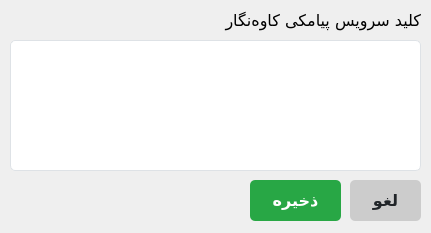
<?xml version="1.0" encoding="UTF-8"?>
<ui version="4.0">
 <class>Form</class>
 <widget class="QWidget" name="Form">
  <property name="geometry">
   <rect>
    <x>0</x>
    <y>0</y>
    <width>431</width>
    <height>233</height>
   </rect>
  </property>
  <property name="minimumSize">
   <size>
    <width>431</width>
    <height>233</height>
   </size>
  </property>
  <property name="maximumSize">
   <size>
    <width>431</width>
    <height>233</height>
   </size>
  </property>
  <property name="windowTitle">
   <string>API key</string>
  </property>
  <widget class="QTextEdit" name="apiKey_txtbox">
   <property name="geometry">
    <rect>
     <x>10</x>
     <y>40</y>
     <width>411</width>
     <height>131</height>
    </rect>
   </property>
   <property name="font">
    <font>
     <family>Vazirmatn</family>
     <pointsize>12</pointsize>
    </font>
   </property>
   <property name="layoutDirection">
    <enum>Qt::RightToLeft</enum>
   </property>
   <property name="styleSheet">
    <string notr="true">/* Basic LineEdit styling */
QTextEdit {
    background-color: #ffffff; /* White background */
    border: 1px solid #dee2e6; /* Light grey border */
    border-radius: 5px; /* Rounded corners */
    color: #343a40; /* Dark grey text color */
    outline: none; /* Remove default outline */
}

/* Hover effect */
QTextEdit:hover {
    border: 1px solid #007bff; /* Blue border on hover */
}

/* Focus effect */
QTextEdit:focus {
    border: 1px solid #007bff; /* Blue border on focus */
}

/* Disabled state */
QTextEdit:disabled {
    background-color: #e9ecef; /* Light grey background when disabled */
    color: #6c757d; /* Grey text color when disabled */
}

</string>
   </property>
  </widget>
  <widget class="QLabel" name="label_11">
   <property name="geometry">
    <rect>
     <x>220</x>
     <y>-20</y>
     <width>201</width>
     <height>81</height>
    </rect>
   </property>
   <property name="font">
    <font>
     <family>Vazirmatn Black</family>
     <pointsize>12</pointsize>
    </font>
   </property>
   <property name="text">
    <string>کلید سرویس پیامکی کاوه‌نگار</string>
   </property>
  </widget>
  <widget class="QPushButton" name="save_btn">
   <property name="geometry">
    <rect>
     <x>250</x>
     <y>180</y>
     <width>91</width>
     <height>41</height>
    </rect>
   </property>
   <property name="font">
    <font>
     <family>Vazirmatn</family>
     <pointsize>12</pointsize>
     <weight>75</weight>
     <bold>true</bold>
     <underline>false</underline>
     <strikeout>false</strikeout>
    </font>
   </property>
   <property name="styleSheet">
    <string notr="true">QPushButton {
    background-color: #28a745; /* Bootstrap success green */
    color: white; /* White text */
    border: none;
    border-radius: 5px; /* Rounded corners */
    text-align: center;
    text-decoration: none;
}

QPushButton:hover {
    background-color: #218838; /* Darker green on hover */
}

QPushButton:pressed {
    background-color: #1e7e34; /* Even darker green on press */
}
</string>
   </property>
   <property name="text">
    <string>ذخیره</string>
   </property>
  </widget>
  <widget class="QPushButton" name="cancel_btn">
   <property name="geometry">
    <rect>
     <x>350</x>
     <y>180</y>
     <width>71</width>
     <height>41</height>
    </rect>
   </property>
   <property name="font">
    <font>
     <family>Vazirmatn</family>
     <pointsize>12</pointsize>
     <weight>75</weight>
     <bold>true</bold>
     <underline>false</underline>
     <strikeout>false</strikeout>
    </font>
   </property>
   <property name="focusPolicy">
    <enum>Qt::StrongFocus</enum>
   </property>
   <property name="styleSheet">
    <string notr="true">QPushButton {
    background-color: #cccccc; /* Light grey */
    color: #212529; /* Dark text */
    border: none;
    border-radius: 5px; /* Rounded corners */
    text-align: center;
    text-decoration: none;
}

QPushButton:hover {
    background-color: #b3b3b3; /* Darker grey on hover */
}

QPushButton:pressed {
    background-color: #999999; /* Even darker grey on press */
}
</string>
   </property>
   <property name="text">
    <string>لغو</string>
   </property>
   <property name="checkable">
    <bool>false</bool>
   </property>
  </widget>
 </widget>
 <resources/>
 <connections/>
</ui>
